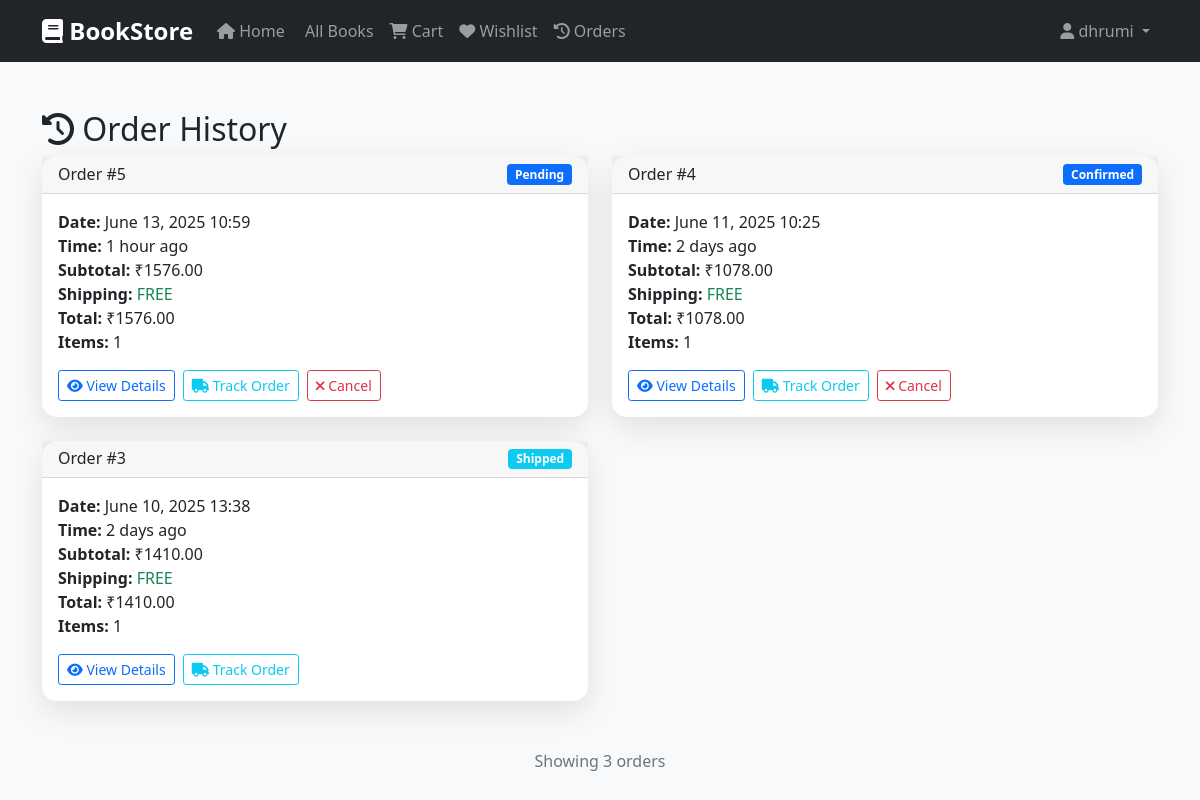
The page /bookstore/orders/ (signed in) on the database its author committed.
### bookstore/bookstore/models.py (models this page shows, shortened)
class Order(models.Model):
    STATUS_CHOICES = [
        ('pending', 'Pending'),
        ('confirmed', 'Confirmed'),
        ('shipped', 'Shipped'),
        ('delivered', 'Delivered'),
        ('cancelled', 'Cancelled'),
    ]
    user = models.ForeignKey(User, on_delete=models.CASCADE)
    subtotal = models.DecimalField(max_digits=10, decimal_places=2, default=0)
    shipping_cost = models.DecimalField(max_digits=10, decimal_places=2, default=50)  # ₹50 shipping
    total_amount = models.DecimalField(max_digits=10, decimal_places=2)
    status = models.CharField(max_length=20, choices=STATUS_CHOICES, default='pending')
    shipping_address = models.TextField()
    created_at = models.DateTimeField(auto_now_add=True)
    updated_at = models.DateTimeField(auto_now=True)
    @property
    def can_be_cancelled(self):
        return self.status in ['pending', 'confirmed']
    @property
    def time_since_order(self):
        now = timezone.now()
        diff = now - self.created_at
        if diff.days > 0:
            return f"{diff.days} day{'s' if diff.days > 1 else ''} ago"
        elif diff.seconds > 3600:
            hours = diff.seconds // 3600
            return f"{hours} hour{'s' if hours > 1 else ''} ago"
        elif diff.seconds > 60:
            minutes = diff.seconds // 60
            return f"{minutes} minute{'s' if minutes > 1 else ''} ago"
        else:
            return "Just now"

### bookstore/bookstore/views.py (the view)
# urls.py: path('orders/', views.order_history_view, name='order_history'),
@login_required
def order_history_view(request):
    orders = Order.objects.filter(user=request.user).order_by('-created_at')
    context = {'orders': orders}
    return render(request, 'bookstore/order_history.html', context)

### bookstore/templates/bookstore/order_history.html (shortened to what this page needs)
{% extends 'base.html' %}
{% block content %}
<div class="container py-5">
    <h2><i class="fas fa-history"></i> Order History</h2>
    {% if orders %}
        <div class="row">
            {% for order in orders %}
            <div class="col-lg-6 mb-4">
                <div class="card">
                    <div class="card-header d-flex justify-content-between align-items-center">
                        <h6 class="mb-0">Order #{{ order.id }}</h6>
                        <span class="badge {% if order.status == 'delivered' %}bg-success{% elif order.status == 'cancelled' %}bg-danger{% elif order.status == 'shipped' %}bg-info{% else %}bg-primary{% endif %}">
                            {{ order.get_status_display }}
                        </span>
                    </div>
                    <div class="card-body">
                        <p class="card-text">
                            <strong>Date:</strong> {{ order.created_at|date:"F d, Y H:i" }}<br>
                            <strong>Time:</strong> {{ order.time_since_order }}<br>
                            <strong>Subtotal:</strong> ₹{{ order.subtotal }}<br>
                            <strong>Shipping:</strong>
                            {% if order.shipping_cost == 0 %}
                                <span class="text-success">FREE</span>
                            {% else %}
                                ₹{{ order.shipping_cost }}
                            {% endif %}<br>
                            <strong>Total:</strong> ₹{{ order.total_amount }}<br>
                            <strong>Items:</strong> {{ order.items.count }}
                        </p>
                        <div class="d-flex gap-2 flex-wrap">
                            <a href="{% url 'bookstore:order_detail' order.id %}" class="btn btn-outline-primary btn-sm">
                                <i class="fas fa-eye"></i> View Details
                            </a>
                            {% if order.status != 'cancelled' %}
                            <a href="{% url 'bookstore:track_order' order.id %}" class="btn btn-outline-info btn-sm">
                                <i class="fas fa-truck"></i> Track Order
                            </a>
                            {% endif %}
                            {% if order.can_be_cancelled %}
                            <a href="{% url 'bookstore:cancel_order' order.id %}" class="btn btn-outline-danger btn-sm">
                                <i class="fas fa-times"></i> Cancel
                            </a>
                            {% endif %}
                        </div>
                    </div>
                </div>
            </div>
            {% endfor %}
        </div>
        <nav aria-label="Order history pagination" class="mt-4">
            <div class="d-flex justify-content-center">
                <p class="text-muted">Showing {{ orders.count }} order{{ orders.count|pluralize }}</p>
            </div>
        </nav>
    {% endif %}
</div>
{% endblock %}

### bookstore/templates/base.html (shortened to what this page needs)
<!DOCTYPE html>
<html lang="en">
<head>
    <link href="https://cdn.jsdelivr.net/npm/bootstrap@5.1.3/dist/css/bootstrap.min.css" rel="stylesheet">
    <link href="https://cdnjs.cloudflare.com/ajax/libs/font-awesome/6.0.0/css/all.min.css" rel="stylesheet">
</head>
<body>
    {% if user.is_authenticated %}
    <nav class="navbar navbar-expand-lg navbar-dark bg-dark">
        <div class="container">
            <a class="navbar-brand" href="{% url 'bookstore:home' %}">
                <i class="fas fa-book"></i> BookStore
            </a>
            <div class="collapse navbar-collapse" id="navbarNav">
                <ul class="navbar-nav me-auto">
                    <li class="nav-item">
                        <a class="nav-link" href="{% url 'bookstore:home' %}">
                            <i class="fas fa-home"></i> Home
                        </a>
                    </li>
                    <li class="nav-item">
                        <a class="nav-link" href="{% url 'bookstore:book_list' %}">
                             All Books
                        </a>
                    </li>
                    <li class="nav-item">
                        <a class="nav-link" href="{% url 'bookstore:cart' %}">
                            <i class="fas fa-shopping-cart"></i> Cart
                        </a>
                    </li>
                    <li class="nav-item">
                        <a class="nav-link" href="{% url 'bookstore:wishlist' %}">
                            <i class="fas fa-heart"></i> Wishlist
                        </a>
                    </li>
                    <li class="nav-item">
                        <a class="nav-link" href="{% url 'bookstore:order_history' %}">
                            <i class="fas fa-history"></i> Orders
                        </a>
                    </li>
                </ul>
                <ul class="navbar-nav">
                    <li class="nav-item dropdown">
                        <a class="nav-link dropdown-toggle" href="#" id="navbarDropdown" role="button" data-bs-toggle="dropdown">
                            <i class="fas fa-user"></i> {{ user.first_name|default:user.username }}
                        </a>
                    </li>
                </ul>
            </div>
        </div>
    </nav>
    {% endif %}
    <main>
        {% block content %}
        {% endblock %}
    </main>
</body>
</html>

### bookstore/templates/base.html (style rules this page uses)
:root { --primary-color: #2c3e50; --secondary-color: #3498db; --accent-color: #e74c3c; --success-color: #27ae60; --warning-color: #f39c12; }
body { font-family: 'Segoe UI', Tahoma, Geneva, Verdana, sans-serif; background-color: #f8f9fa; min-height: 100vh; }
.navbar-brand { font-weight: bold; font-size: 1.5rem; }
.card { border: none; border-radius: 15px; box-shadow: 0 10px 30px rgba(0,0,0,0.1); transition: transform 0.3s ease; }

### rows shown on the page
Order: id "5", status "Pending", created_at "June 13, 2025 10:59", time_since_order "1 hour ago", subtotal "1576.00", shipping_cost "FREE", total_amount "1576.00", items.count "1", shows "Track Order", shows "Cancel"
Order: id "4", status "Confirmed", created_at "June 11, 2025 10:25", time_since_order "2 days ago", subtotal "1078.00", shipping_cost "FREE", total_amount "1078.00", items.count "1", shows "Track Order", shows "Cancel"
Order: id "3", status "Shipped", created_at "June 10, 2025 13:38", time_since_order "2 days ago", subtotal "1410.00", shipping_cost "FREE", total_amount "1410.00", items.count "1", shows "Track Order"

### other values the page prints
{{ user.first_name|default:user.username }} "dhrumi"
{{ orders.count }} "3"
